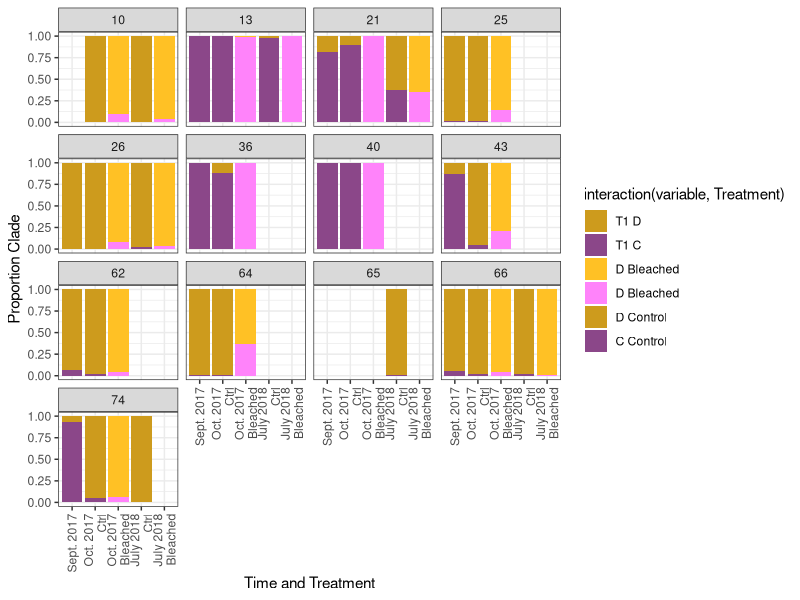

Generate this figure with R:
library(ggplot2)
library(reshape)
library(lme4)
library(lmerTest)

symb.dat<-read.csv('UW_final_data_colonies.csv')

#create columns for time point and colony ID
symb.dat$Time<-symb.dat$well_name
symb.dat$Colony<-symb.dat$well_name

symb.dat$Time<-sub(" .*", "", symb.dat$Time)
symb.dat$Colony<-sub("T1 ", "", symb.dat$Colony)
symb.dat$Colony<-sub("T2 ", "", symb.dat$Colony)
symb.dat$Colony<-sub("T3 ", "", symb.dat$Colony)
symb.dat$Colony<-sub("T4 ", "", symb.dat$Colony)
symb.dat$Colony<-sub("T5 ", "", symb.dat$Colony)
symb.dat$Colony<-sub("T6 ", "", symb.dat$Colony)

#create column for bleaching treatment
symb.dat$Treatment<-symb.dat$Colony
symb.dat$Colony<-sub('NB', '', symb.dat$Colony)
symb.dat$Colony<-sub('B', '', symb.dat$Colony)

symb.dat$Treatment<-gsub('[0-9]+', '', symb.dat$Treatment)

#subset dataset for downstream analysis
symb.sub<-subset(symb.dat, select=c("Time", 'Colony', 'Treatment', 'prop_d', 'prop_c'))
symb.melt<-melt(symb.sub, id.vars=c('Time', 'Colony', 'Treatment'))

#reorder for plotting
x_int<-interaction(symb.melt$Time, symb.melt$Treatment)
level_order<-c('T1.','T2.NB', 'T2.B', 'T6.NB','T6.B'  )

#select only colonies that survived bleaching
#colonies 10, 13, 21, 25, 26, 36, 40, 43, 62, 64, 65, 66, 74
symb.R<-subset(symb.melt, Colony == 10| Colony == 13|Colony == 21|Colony == 25|Colony == 26|Colony == 36|Colony == 40|Colony == 43|Colony == 62|Colony == 64|Colony == 65|Colony == 66|Colony == 74)

symb.pl2<-ggplot(data=symb.R, aes(fill=interaction(variable,Treatment), y=value, x=interaction(Time, Treatment))) +
  geom_bar(position='stack', stat='identity') +
  facet_wrap(~Colony) +
  theme_bw() +
  theme(axis.text.x = element_text(angle = 90, vjust = 0.5, hjust=1)) +
  xlab('Time and Treatment') +
  ylab('Proportion Clade') +
  ylim(0,1) +
  scale_fill_manual(values=c('goldenrod3', 'orchid4', 'goldenrod1', 'orchid1', 'goldenrod3', 'orchid4'), labels=c('T1 D', 'T1 C', 'D Bleached', 'D Bleached', 'D Control', 'C Control')) +
  scale_x_discrete(limits = level_order, labels=c('Sept. 2017', 'Oct. 2017\nCtrl', 'Oct. 2017\nBleached', 'July 2018\nCtrl', 'July 2018\nBleached'))

symb.pl2

#create column for dominant clade
symb.dat$abundance<-gsub(">.*","",symb.dat$abundance)

symb.R2<-subset(symb.dat, Colony == 10| Colony == 13|Colony == 21|Colony == 25|Colony == 26|Colony == 36|Colony == 40|Colony == 43|Colony == 62|Colony == 64|Colony == 65|Colony == 66|Colony == 74)
symb.R2$Colony<-as.factor(symb.R2$Colony)
symb.R2["Treatment"][symb.R2["Treatment"] == ''] <- NA
clade.lm <- glmer(prop_d ~ Treatment + Time + abundance + (1|Colony), data=symb.R2, family = binomial)
summary(clade.lm)

#not enough data for glmer
